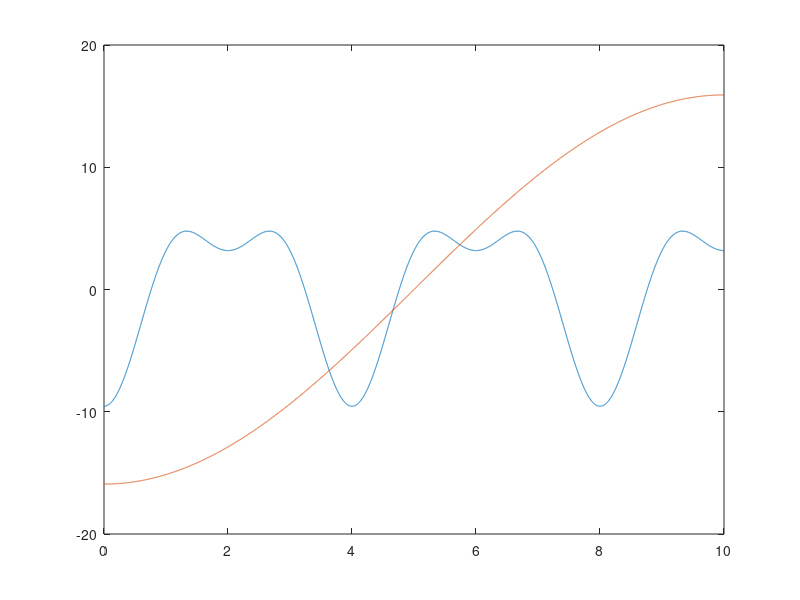

This chart was generated by the following MATLAB code:
clc; clear all; format compact;


n=3
%%% simulation time
sim_time = 10;
sim_period = 0.001;
t = 0:sim_period:sim_time
sample_size = size(t, 2)

%%% Trajectory
Ran_v1 = 10;
Ran_v2 = 5;

iq_t(1,:)=-20/pi*cos(0.5*pi*t)-10/pi*cos(1*pi*t);
iq_t(2,:)=-20/pi*cos(0.5*pi*t)-10/pi*cos(1*pi*t);
iq_t(3,:)=-Ran_v2*10/pi*cos(0.1*pi*t);
iq_t(4,:)=-Ran_v2*10/pi*cos(0.1*pi*t);
% for i=1:n
% %     q_t(i,:) = q_t(i,:) /180*pi;
% %     qd_t(i,:) = qd_t(i,:) /180*pi;
% %     qdd_t(i,:) = qdd_t(i,:) /180*pi;
%     iq_t(i,:) = iq_t(i,:) /180*pi;
% end
plot(t,iq_t(1,:),t,iq_t(3,:))